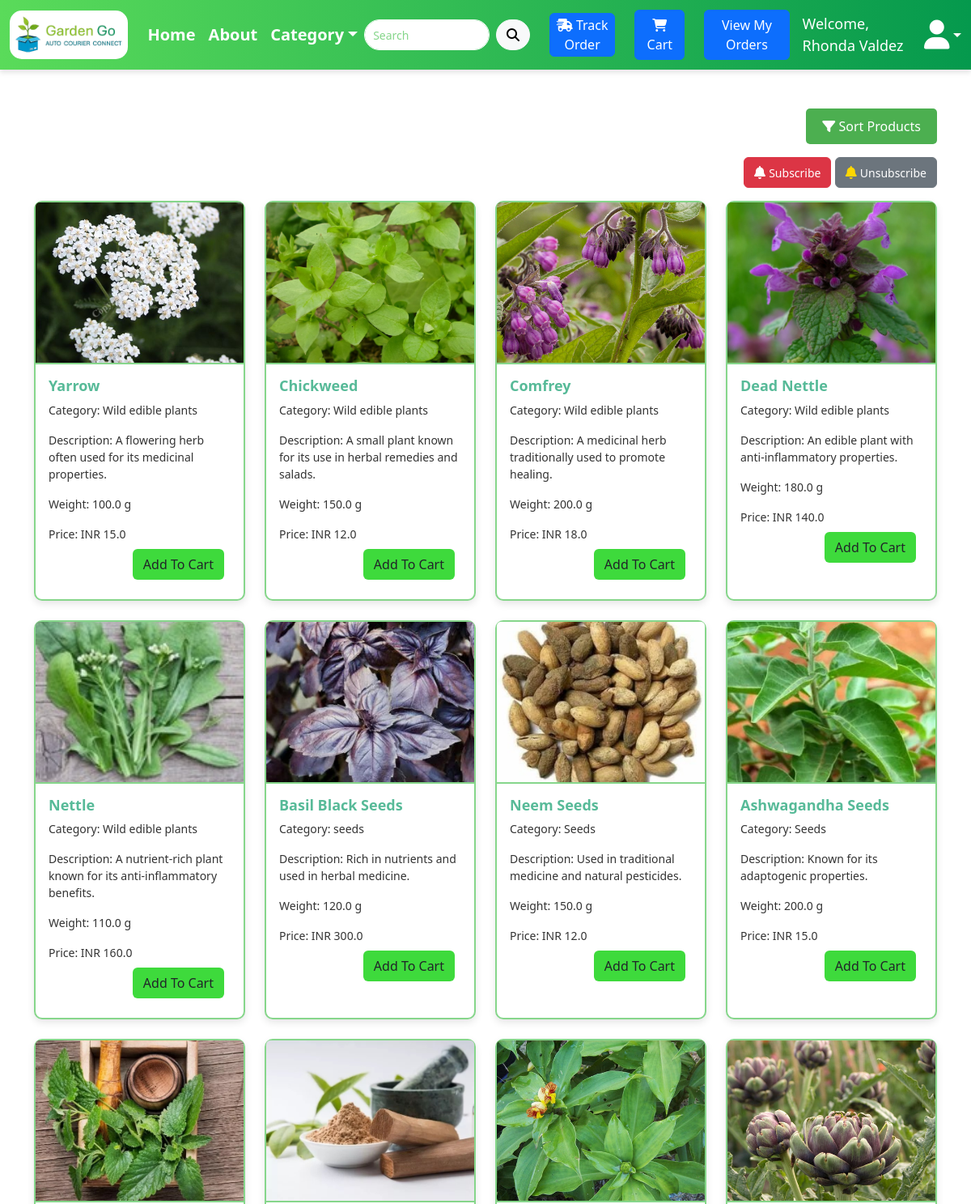
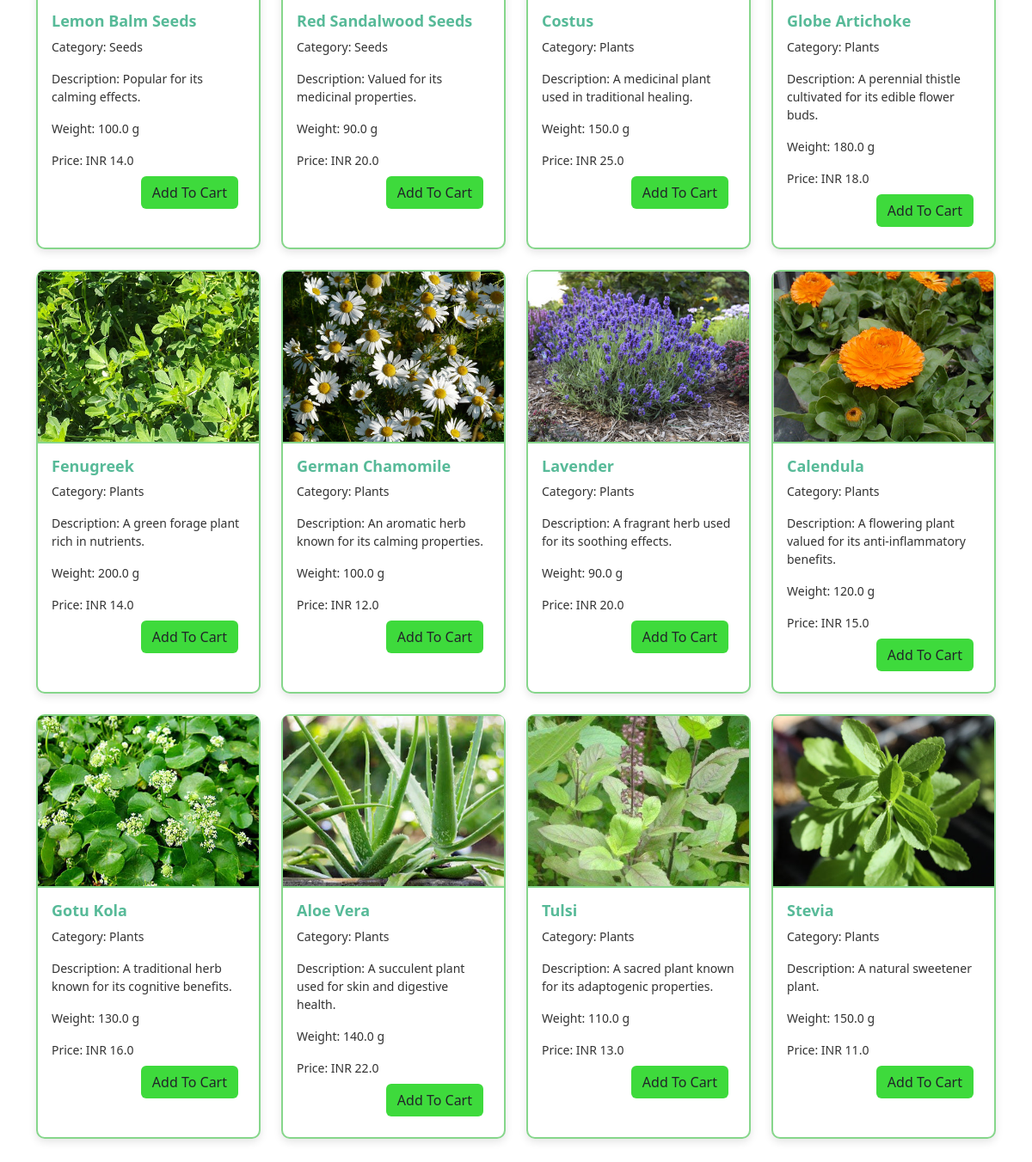
Page /products/ (signed in) on the committed database (2 pictures, top to bottom).
### model.py (models this page shows, shortened)
class User(db.Model):
    __tablename__ = 'user'
    user_id = db.Column(db.Integer, primary_key=True, autoincrement=True)
    name = db.Column(db.String(255), nullable=False)
    email = db.Column(db.String(255), unique=True, nullable=False)
    phone_number = db.Column(db.Integer, unique=True, nullable=False)
    password_hash = db.Column(db.String(255), nullable=False)
    role = db.Column(db.Enum('Customer', 'Admin', 'Courier'), default='Customer', nullable=False)
    created_at = db.Column(db.DateTime, default=lambda: datetime.now(IST))
    updated_at = db.Column(db.DateTime, default=lambda: datetime.now(IST), onupdate=lambda: datetime.now(IST))
    last_login = db.Column(db.DateTime, nullable=True)
    is_active = db.Column(db.Boolean, default=True)
    account_request = db.Column(db.Boolean, default=False)
    reset_tokens = db.relationship("PasswordResetToken", back_populates="user", cascade="all, delete-orphan")
    addresses = db.relationship("Address", back_populates="user", cascade="all, delete-orphan")
    orders = db.relationship('Order', backref='user')
    notifications = db.relationship('Notification', backref='user')
    delivery_issues = db.relationship('DeliveryIssue', back_populates='user')

class Product(db.Model):
    __tablename__ = 'product'
    product_id = db.Column(db.Integer, primary_key=True)
    name = db.Column(db.String(100))
    description = db.Column(db.String(255))
    category_id = db.Column(db.Integer, db.ForeignKey('category.category_id'))
    category_name = db.Column(db.String(100))
    cost_price = db.Column(db.Float)
    selling_price = db.Column(db.Float)
    weight = db.Column(db.Float)
    stock_quantity = db.Column(db.Integer)
    is_deleted = db.Column(db.Boolean, default=False)
    image_url = db.Column(db.String(255))
    added_date = db.Column(db.DateTime, default=datetime.utcnow)
    updated_date = db.Column(db.DateTime, default=datetime.utcnow)

### customer/customert2.py (the view, shortened to what this page needs)
@customert2.route("/", methods=["GET"])
def product_list():
    query = request.args.get("query", "").lower()
    sort = request.args.get("sort", "default")
    products = Product.query.all()
    user = None
    ordered_products = []
    if 'user_id' not in session:
        return redirect(url_for('logint1.login'))
    if 'user_id' in session:
        user = User.query.get(session['user_id'])
        user_id = user.user_id
        recent_order = Order.query.filter_by(user_id=user_id).order_by(Order.created_at.desc()).first()
        if recent_order:
            order_details = OrderDetail.query.filter_by(order_id=recent_order.order_id).all()
            ordered_products = [Product.query.get(detail.product_id) for detail in order_details]
    filtered_products = [
        product for product in products
        if query in product.name.lower()
        or query in product.category_name.lower()
        or query in str(product.selling_price).lower()
        or query in str(product.weight).lower()
    ]
    return render_template(
        "products.html",
        user=user,
        products=filtered_products if query else products,
        ordered_products=ordered_products,
        sort=sort
    )

### utils.py (called while the page is built, shortened)
def track_activity(app):
    @app.before_request
    def check_session_timeout():
        if "user_id" in session:
            now = datetime.now()
            last_activity = session.get("last_activity")
            session["last_activity"] = now.strftime("%Y-%m-%d %H:%M:%S")

def cache_control(app):
    @app.after_request
    def add_header(response):
        response.headers["Cache-Control"] = "no-cache, no-store, must-revalidate"
        response.headers["Pragma"] = "no-cache"
        response.headers["Expires"] = "0"
        return response

### customer/templates/products.html (shortened to what this page needs)
{% extends 'navbar.html' %}
{% block head %}
<link href="https://cdnjs.cloudflare.com/ajax/libs/font-awesome/6.0.0-beta3/css/all.min.css" rel="stylesheet"/>
{% endblock %}
{% block home %}
<li class="nav-item">
    <a class="nav-link" style="font-size: 20px;" href="{{ url_for('customert2.product_list') }}">Home</a>
</li>
{% endblock %}
{% block category %}
<li class="nav-item dropdown">
    <a class="nav-link dropdown-toggle" href="#" role="button" data-bs-toggle="dropdown" style="font-size: 20px;" aria-expanded="false">Category</a>
</li>
{% endblock %}
{% block sign %}
<a href="{{ url_for('couriert3.track_order') }}" class="btn btn-primary me-4" style="color: white; padding: 2px; margin: 8px;"><i class="fas fa-shipping-fast text-white"></i>
    Track Order</a></li>
<a href="{{ url_for('customert2.view_cart') }}"  class="btn btn-primary me-4">
    <i class="fa fa-shopping-cart"></i> Cart
</a>
{% if user %}
    <a href="{{ url_for('customert2.order_history') }}" class="btn btn-primary">View My Orders</a>
{% endif %}
<span class="me-2 mx-3" style="color:white; font-size: large;">
    Welcome, {{ user.name if user else 'Guest' }}
</span>
{% if user %}
<div class="dropdown">
    <a href="#" class="d-flex align-items-center text-decoration-none dropdown-toggle" id="profileDropdown" data-bs-toggle="dropdown" aria-expanded="false" style="color:white; font-size: large;">
        <i class="fa fa-user fa-2x" style="color:white;"></i>
    </a>
</div>
{% endif %}
{% endblock %}
{% block body %}
<div class="container my-5">
    <div class="text-end mb-3">
        <button class="btn-sort" data-bs-toggle="modal" data-bs-target="#sortModal">
            <i class="fas fa-filter"></i> Sort Products
        </button>
    </div>
    <div class="text-end mb-3">
            <form action="{{ url_for('customert2.subscribe') }}" method="POST" style="display: inline;">
                <button type="submit" class="btn btn-danger" name="subscribe_action" value="subscribe">
                    <i class="fas fa-bell" style="color: white;"></i>
                    <span style="font-size: 14px;">Subscribe</span>
                </button>
            </form>
            <form action="{{ url_for('customert2.unsubscribe') }}" method="POST" style="display: inline;">
                <button type="submit" class="btn btn-secondary" name="subscribe_action" value="unsubscribe">
                    <i class="fas fa-bell" style="color: gold;"></i>
                    <span style="font-size: 14px;">Unsubscribe</span>
                </button>
            </form>
    </div>
    <div class="row row-cols-1 row-cols-md-4 g-4">
        {% for product in products %}
        <div class="col">
            <a href="{{ url_for('customert2.product_detail', id=product.product_id) }}" class="text-decoration-none text-dark">
                <div class="card h-100">
                    <img src="{{ url_for('static', filename=product.image_url) }}" class="card-img-top" alt="{{ product.name }}">
                    <div class="card-body">
                        <h5 class="card-title">{{ product.name }}</h5>
                        <p class="card-text">Category: {{ product.category_name }}</p>
                        <p class="card-text">Description: {{ product.description }}</p>
                        <p class="card-text">Weight: {{ product.weight }} g</p>
                        <p class="card-text">Price: INR {{ product.selling_price }}</p>
                        <div class="text-end">
                            <a href="{{ url_for('customert2.direct_add_to_cart', product_id=product.product_id) }}"
                               class="btn btn-custom btn-buy-now m-2"
                               style="background-color: rgb(62, 218, 60);">
                                Add To Cart
                            </a>
                        </div>
                    </div>
                </div>
            </a>
        </div>
        {% else %}
        <p class="text-center">No products found.</p>
        {% endfor %}
    </div>
</div>
{% endblock %}

### customer/templates/products.html (style rules this page uses)
.card-img-top { height: 200px; object-fit: cover; }
.card { display: flex; flex-direction: column; }
.card-body { flex-grow: 1; }
.btn-sort { background-color: #4CAF50; color: white; border: none; padding: 10px 20px; border-radius: 5px; cursor: pointer; }

### rows in the picture
User: name "Rhonda Valdez"
Product: image_url (picture), name "Yarrow", category_name "Wild edible plants", description "A flowering herb often used for its medicinal properties.", weight "100.0", selling_price "15.0"
Product: image_url (picture), name "Chickweed", category_name "Wild edible plants", description "A small plant known for its use in herbal remedies and salads.", weight "150.0", selling_price "12.0"
Product: image_url (picture), name "Comfrey", category_name "Wild edible plants", description "A medicinal herb traditionally used to promote healing.", weight "200.0", selling_price "18.0"
Product: image_url (picture), name "Dead Nettle", category_name "Wild edible plants", description "An edible plant with anti-inflammatory properties.", weight "180.0", selling_price "140.0"
Product: image_url (picture), name "Nettle", category_name "Wild edible plants", description "A nutrient-rich plant known for its anti-inflammatory benefits.", weight "110.0", selling_price "160.0"
Product: image_url (picture), name "Basil Black Seeds", category_name "seeds", description "Rich in nutrients and used in herbal medicine.", weight "120.0", selling_price "300.0"
Product: image_url (picture), name "Neem Seeds", category_name "Seeds", description "Used in traditional medicine and natural pesticides.", weight "150.0", selling_price "12.0"
Product: image_url (picture), name "Ashwagandha Seeds", category_name "Seeds", description "Known for its adaptogenic properties.", weight "200.0", selling_price "15.0"
Product: image_url (picture), name "Lemon Balm Seeds", category_name "Seeds", description "Popular for its calming effects.", weight "100.0", selling_price "14.0"
Product: image_url (picture), name "Red Sandalwood Seeds", category_name "Seeds", description "Valued for its medicinal properties.", weight "90.0", selling_price "20.0"
Product: image_url+name (picture), name "Costus", category_name "Plants", description "A medicinal plant used in traditional healing.", weight "150.0", selling_price "25.0"
Product: image_url (picture), name "Globe Artichoke", category_name "Plants", description "A perennial thistle cultivated for its edible flower buds.", weight "180.0", selling_price "18.0"
Product: image_url (picture), name "Fenugreek", category_name "Plants", description "A green forage plant rich in nutrients.", weight "200.0", selling_price "14.0"
Product: image_url (picture), name "German Chamomile", category_name "Plants", description "An aromatic herb known for its calming properties.", weight "100.0", selling_price "12.0"
Product: image_url+name (picture), name "Lavender", category_name "Plants", description "A fragrant herb used for its soothing effects.", weight "90.0", selling_price "20.0"
Product: image_url+name (picture), name "Calendula", category_name "Plants", description "A flowering plant valued for its anti-inflammatory benefits.", weight "120.0", selling_price "15.0"
Product: image_url (picture), name "Gotu Kola", category_name "Plants", description "A traditional herb known for its cognitive benefits.", weight "130.0", selling_price "16.0"
Product: image_url (picture), name "Aloe Vera", category_name "Plants", description "A succulent plant used for skin and digestive health.", weight "140.0", selling_price "22.0"
Product: image_url+name (picture), name "Tulsi", category_name "Plants", description "A sacred plant known for its adaptogenic properties.", weight "110.0", selling_price "13.0"
Product: image_url+name (picture), name "Stevia", category_name "Plants", description "A natural sweetener plant.", weight "150.0", selling_price "11.0"
